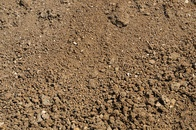
#> input picture SiltSoil.jpg, 196 x 130 px, shrunk from 612 x 406 before the run, given in place of CLACHE_Soil.png, which was not available
$ python ColorSpace.py ../SiltSoil.jpg
#> lines starting #> are read from the running program, lines starting #| are printed output that depends on the picture; long printed decimals are rounded; pictures that were not available may be replaced by others from this repository, and a replacement may not be noted
import cv2
from matplotlib import pyplot as plt
import numpy as np
from mpl_toolkits.mplot3d import Axes3D
from matplotlib import cm
from matplotlib import colors
import sys
import os

# Read image file as BGR
def ColorSpace(root_image):
#> called with root_image = 'CLACHE_Soil.png'
    img = cv2.imread(root_image, 1)
#> img is the input picture: shape (130, 196, 3); mean B, G, R 79.8, 109.6, 137.9


    # Convert image from BGR to RGB and split channels
    rgb_img = cv2.cvtColor(img, cv2.COLOR_BGR2RGB)
    r, g, b = cv2.split(rgb_img)
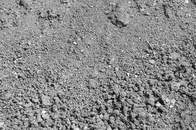
#> r: shape (130, 196); min 6, max 255, mean 137.9
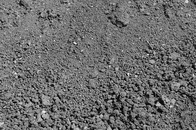
#> g: shape (130, 196); min 0, max 249, mean 109.6
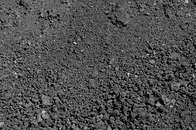
#> b: shape (130, 196); min 0, max 226, mean 79.8

    # Set up plot to place each pixel in its location (3D RGB space) and color it by its original color
    fig = plt.figure()
    axis = fig.add_subplot(1, 1, 1, projection="3d")

    # Set up the pixel colors. In order to color each pixel according to its true color, there’s a bit of reshaping and
    # normalization required. Normalizing just means condensing the range of colors from 0-255 to 0-1 as required for the
    # facecolors parameter. Lastly, facecolors wants a list, not an NumPy array
    pixel_colors = rgb_img.reshape((np.shape(rgb_img)[0]*np.shape(rgb_img)[1], 3))
    norm = colors.Normalize(vmin=-1.0, vmax=1.0)
    norm.autoscale(pixel_colors)
    pixel_colors = norm(pixel_colors).tolist()
#> pixel_colors = 25480 items

    # Build the scatter plot and view it
    axis.scatter(r.flatten(), g.flatten(), b.flatten(), facecolors=pixel_colors, marker=".")
    axis.set_xlabel("Red")
    axis.set_ylabel("Green")
    axis.set_zlabel("Blue")
    rgbFileName = "colorSRGB_" + os.path.basename(root_image)
    plt.savefig(rgbFileName)
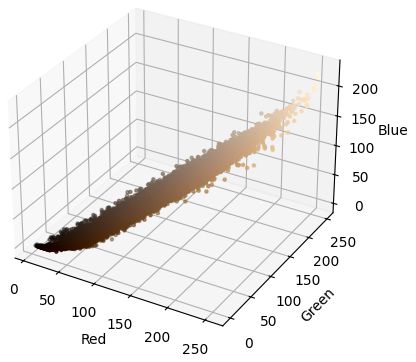
#> figure drawn by matplotlib, 1 panel


    def getAverageRGBN(rgb_img):
        im = np.array(rgb_img) # get image as numpy array
        w,h,d = im.shape # get shape
#> w = 130; h = 196; d = 3
        im.shape = (w*h, d) # change shape
        return tuple(im.mean(axis=0)) # get average
    print('Average RGB values are',getAverageRGBN(rgb_img)) #Average RGB value
#| Average RGB values are (137.946, 109.623, 79.818)


    Avg_RGB=getAverageRGBN(rgb_img)
#> Avg_RGB = (137.9, 109.6, 79.82)


    # Visualization image in HSV space
    # convert image from RGB to HSV
    hsv_img = cv2.cvtColor(rgb_img, cv2.COLOR_RGB2HSV)
#> hsv_img: shape (130, 196, 3); mean H, S, V 15.3, 115.1, 137.9
    h, s, v = cv2.split(hsv_img)
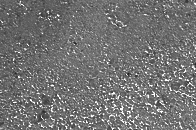
#> s: shape (130, 196); min 29, max 255, mean 115.1

    pixel_colors = hsv_img.reshape((np.shape(hsv_img)[0]*np.shape(hsv_img)[1], 3))
    norm = colors.Normalize(vmin=-1.0, vmax=1.0)
    norm.autoscale(pixel_colors)
    pixel_colors = norm(pixel_colors).tolist()

    fig = plt.figure()
    axis = fig.add_subplot(1, 1, 1, projection="3d")
    axis.scatter(h.flatten(), s.flatten(), v.flatten(), facecolors=pixel_colors, marker=".")
    axis.set_xlabel("Hue")
    axis.set_ylabel("Saturation")
    axis.set_zlabel("Value")
    hsvFileName = "colorSHSV_" + os.path.basename(root_image)
    plt.savefig(hsvFileName)
    def getAverageHSVN(hsv_img):
        im = np.array(hsv_img) # get image as numpy array
        w,h,d = im.shape # get shape
#> w = 130; h = 196; d = 3
        im.shape = (w*h, d) # change shape
        return tuple(im.mean(axis=0)) # get average
    print('Average HSV values are',getAverageHSVN(hsv_img)) #Average HSV value
#| Average HSV values are (15.299, 115.077, 137.946)


    # Visualization image in CIELab space
    # convert image from RGB to Lab
    lab_img = cv2.cvtColor(rgb_img, cv2.COLOR_RGB2Lab)
#> lab_img: shape (130, 196, 3); mean of channels 0, 1, 2 122.3, 135.1, 148.8
    l, a, b = cv2.split(lab_img)
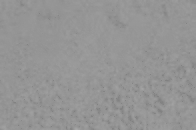
#> b: shape (130, 196); min 129, max 167, mean 148.8

    pixel_colors = lab_img.reshape((np.shape(lab_img)[0]*np.shape(lab_img)[1], 3))
    norm = colors.Normalize(vmin=-1.0, vmax=1.0)
    norm.autoscale(pixel_colors)
    pixel_colors = norm(pixel_colors).tolist()

    fig = plt.figure()
    axis = fig.add_subplot(1, 1, 1, projection="3d")
    axis.scatter(h.flatten(), s.flatten(), v.flatten(), facecolors=pixel_colors, marker=".")
    axis.set_xlabel("Light*")
    axis.set_ylabel("a* value")
    axis.set_zlabel("b* Value")
    labFileName = "colorSLAB_" + os.path.basename(root_image)
    plt.savefig(labFileName)
    def getAverageLabN(lab_img):
        im = np.array(lab_img) # get image as numpy array
        w,h,d = im.shape # get shape
#> w = 130; h = 196; d = 3
        im.shape = (w*h, d) # change shape
        return tuple(im.mean(axis=0)) # get average
    print('Average Lab values are',getAverageLabN(lab_img)) #Average Lab value
#| Average Lab values are (122.347, 135.075, 148.830)


    # Visualization image in CIEXYZ space
    # convert image from RGB to XYZ
    XYZ_img = cv2.cvtColor(rgb_img, cv2.COLOR_RGB2XYZ)
#> XYZ_img: shape (130, 196, 3); mean of channels 0, 1, 2 110.5, 113.5, 91.6
    X, Y, Z = cv2.split(XYZ_img)

    pixel_colors = XYZ_img.reshape((np.shape(XYZ_img)[0]*np.shape(XYZ_img)[1], 3))
    norm = colors.Normalize(vmin=-1.0, vmax=1.0)
    norm.autoscale(pixel_colors)
    pixel_colors = norm(pixel_colors).tolist()

    fig = plt.figure()
    axis = fig.add_subplot(1, 1, 1, projection="3d")
    axis.scatter(h.flatten(), s.flatten(), v.flatten(), facecolors=pixel_colors, marker=".")
    axis.set_xlabel("X")
    axis.set_ylabel("Y")
    axis.set_zlabel("Z")
    xyzFileName = "colorSXYZ_" + os.path.basename(root_image)
    plt.savefig(xyzFileName)
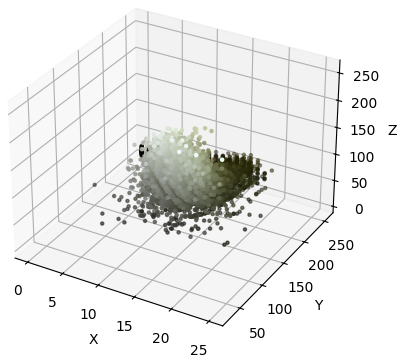
#> figure drawn by matplotlib, 1 panel
    def getAverageXYZN(XYZ_img):
        im = np.array(XYZ_img) # get image as numpy array
        w,h,d = im.shape # get shape
#> w = 130; h = 196; d = 3
        im.shape = (w*h, d) # change shape
        return tuple(im.mean(axis=0)) # get average
    print('Average XYZ values are',getAverageXYZN(XYZ_img)) #Average XYZ value
#| Average XYZ values are (110.492, 113.511, 91.563)

#root_image = sys.argv[1]
root_image = "CLACHE_Soil.png"
ColorSpace(root_image)
